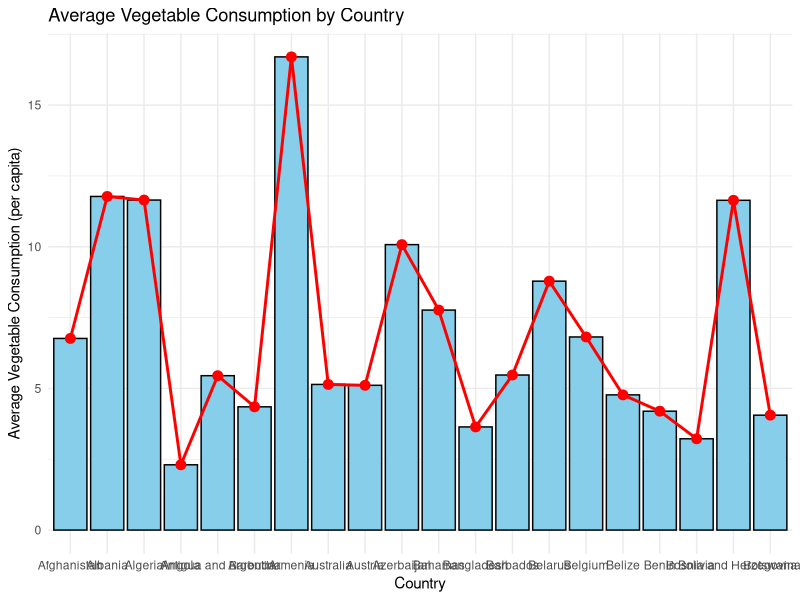

The R script that drew this image:

library(ggplot2)
library(dplyr)

dataset <- read.csv("dataset.csv")


summary_data <- dataset %>%
  group_by(Country) %>%
  summarise(
    Avg_Vegetables = mean(Vegetables),
    Avg_Recovered = mean(Recovered)
  )


ggplot(summary_data, aes(x = Country, y = Avg_Vegetables, group = 1)) +
  geom_bar(stat = "identity", fill = "skyblue", color = "black") +
  geom_line(aes(y = Avg_Vegetables), color = "red", size = 1) +
  geom_point(aes(y = Avg_Vegetables), color = "red", size = 3) +
  labs(
    title = "Average Vegetable Consumption by Country",
    x = "Country",
    y = "Average Vegetable Consumption (per capita)"
  ) +
  theme_minimal()